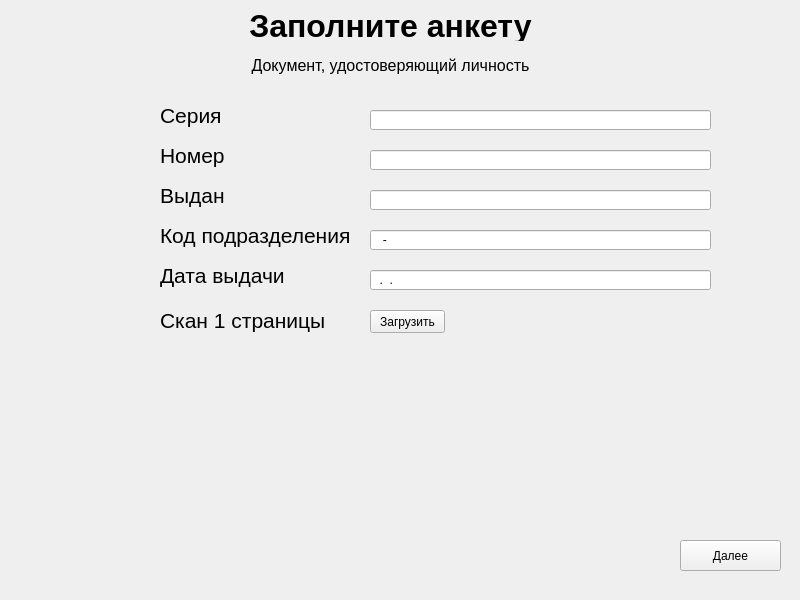
<?xml version="1.0" encoding="UTF-8"?>
<ui version="4.0">
 <class>Zap_Step2</class>
 <widget class="QMainWindow" name="Zap_Step2">
  <property name="geometry">
   <rect>
    <x>0</x>
    <y>0</y>
    <width>800</width>
    <height>600</height>
   </rect>
  </property>
  <property name="windowTitle">
   <string>MainWindow</string>
  </property>
  <widget class="QWidget" name="centralwidget">
   <widget class="QPushButton" name="btn_next">
    <property name="geometry">
     <rect>
      <x>680</x>
      <y>540</y>
      <width>101</width>
      <height>31</height>
     </rect>
    </property>
    <property name="text">
     <string>Далее</string>
    </property>
   </widget>
   <widget class="QLabel" name="label">
    <property name="geometry">
     <rect>
      <x>160</x>
      <y>10</y>
      <width>461</width>
      <height>31</height>
     </rect>
    </property>
    <property name="font">
     <font>
      <pointsize>24</pointsize>
      <weight>75</weight>
      <bold>true</bold>
     </font>
    </property>
    <property name="text">
     <string>Заполните анкету</string>
    </property>
    <property name="alignment">
     <set>Qt::AlignCenter</set>
    </property>
   </widget>
   <widget class="QLabel" name="label_2">
    <property name="geometry">
     <rect>
      <x>160</x>
      <y>50</y>
      <width>461</width>
      <height>31</height>
     </rect>
    </property>
    <property name="font">
     <font>
      <pointsize>12</pointsize>
     </font>
    </property>
    <property name="text">
     <string>Документ, удостоверяющий личность</string>
    </property>
    <property name="alignment">
     <set>Qt::AlignCenter</set>
    </property>
   </widget>
   <widget class="QLabel" name="label_4">
    <property name="geometry">
     <rect>
      <x>160</x>
      <y>180</y>
      <width>101</width>
      <height>31</height>
     </rect>
    </property>
    <property name="font">
     <font>
      <pointsize>16</pointsize>
     </font>
    </property>
    <property name="text">
     <string>Выдан</string>
    </property>
   </widget>
   <widget class="QLineEdit" name="edit_vidan">
    <property name="geometry">
     <rect>
      <x>370</x>
      <y>190</y>
      <width>341</width>
      <height>20</height>
     </rect>
    </property>
   </widget>
   <widget class="QLabel" name="label_3">
    <property name="geometry">
     <rect>
      <x>160</x>
      <y>140</y>
      <width>101</width>
      <height>31</height>
     </rect>
    </property>
    <property name="font">
     <font>
      <pointsize>16</pointsize>
     </font>
    </property>
    <property name="text">
     <string>Номер</string>
    </property>
   </widget>
   <widget class="QLineEdit" name="edit_serial">
    <property name="geometry">
     <rect>
      <x>370</x>
      <y>110</y>
      <width>341</width>
      <height>20</height>
     </rect>
    </property>
    <property name="inputMask">
     <string>00 00</string>
    </property>
    <property name="maxLength">
     <number>5</number>
    </property>
   </widget>
   <widget class="QLineEdit" name="edit_number">
    <property name="geometry">
     <rect>
      <x>370</x>
      <y>150</y>
      <width>341</width>
      <height>20</height>
     </rect>
    </property>
    <property name="inputMask">
     <string>000000</string>
    </property>
    <property name="maxLength">
     <number>6</number>
    </property>
   </widget>
   <widget class="QLabel" name="label_5">
    <property name="geometry">
     <rect>
      <x>160</x>
      <y>100</y>
      <width>101</width>
      <height>31</height>
     </rect>
    </property>
    <property name="font">
     <font>
      <pointsize>16</pointsize>
     </font>
    </property>
    <property name="text">
     <string>Серия</string>
    </property>
   </widget>
   <widget class="QLineEdit" name="edit_code">
    <property name="geometry">
     <rect>
      <x>370</x>
      <y>230</y>
      <width>341</width>
      <height>20</height>
     </rect>
    </property>
    <property name="inputMask">
     <string>000-000</string>
    </property>
   </widget>
   <widget class="QLabel" name="label_6">
    <property name="geometry">
     <rect>
      <x>160</x>
      <y>220</y>
      <width>191</width>
      <height>31</height>
     </rect>
    </property>
    <property name="font">
     <font>
      <pointsize>16</pointsize>
     </font>
    </property>
    <property name="text">
     <string>Код подразделения</string>
    </property>
   </widget>
   <widget class="QLabel" name="label_7">
    <property name="geometry">
     <rect>
      <x>160</x>
      <y>260</y>
      <width>191</width>
      <height>31</height>
     </rect>
    </property>
    <property name="font">
     <font>
      <pointsize>16</pointsize>
     </font>
    </property>
    <property name="text">
     <string>Дата выдачи</string>
    </property>
   </widget>
   <widget class="QLineEdit" name="edit_date_vi">
    <property name="geometry">
     <rect>
      <x>370</x>
      <y>270</y>
      <width>341</width>
      <height>20</height>
     </rect>
    </property>
    <property name="inputMask">
     <string>00.00.0000</string>
    </property>
   </widget>
   <widget class="QLabel" name="label_8">
    <property name="geometry">
     <rect>
      <x>160</x>
      <y>300</y>
      <width>221</width>
      <height>41</height>
     </rect>
    </property>
    <property name="font">
     <font>
      <pointsize>16</pointsize>
     </font>
    </property>
    <property name="text">
     <string>Скан 1 страницы</string>
    </property>
   </widget>
   <widget class="QPushButton" name="btn_load_photo">
    <property name="geometry">
     <rect>
      <x>370</x>
      <y>310</y>
      <width>75</width>
      <height>23</height>
     </rect>
    </property>
    <property name="text">
     <string>Загрузить</string>
    </property>
   </widget>
  </widget>
 </widget>
 <resources/>
 <connections/>
</ui>
